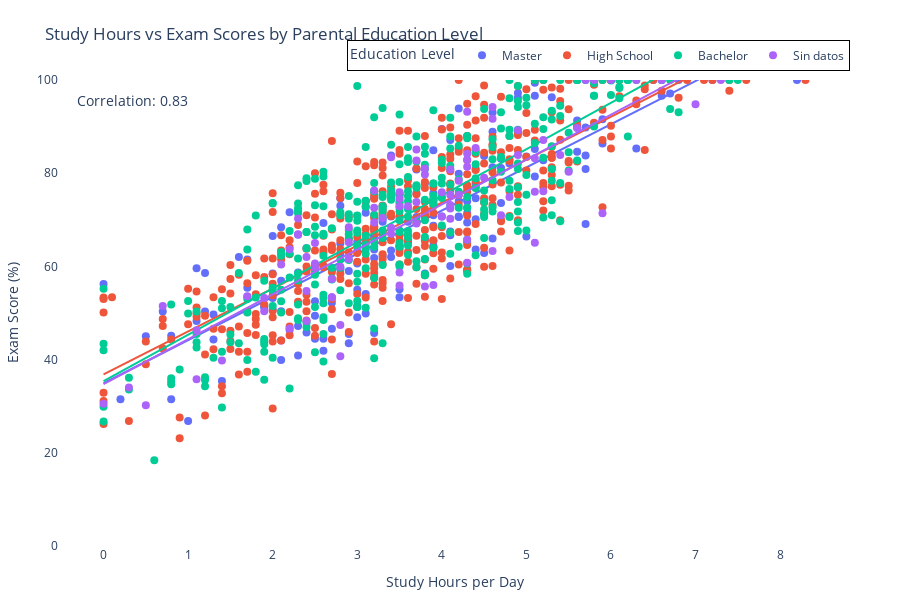

The notebook cell this image was saved under:
### Code cell
# Create an interactive scatter plot
# Create the scatter plot
fig = px.scatter( df,

                 x='study_hours_per_day',
                 y='exam_score',
                 color='parental_education_level',
                 hover_data=['student_id', 'age', 'gender', 'mental_health_rating'],
                 title='Study Hours vs Exam Scores by Parental Education Level',
                 labels={
                     'study_hours_per_day': 'Study Hours per Day',
                     'exam_score': 'Exam Score (%)',
                     'parental_education_level': 'Parental Education'
                 },
                 height=600,
                 width=900,
                 trendline="ols"
                )
 
# Calculate correlation
correlation = df['study_hours_per_day'].corr(df['exam_score'])
correlation_text = f'Correlation: {correlation:.2f}'
 
# Update layout for better visibility
fig.update_layout(
    plot_bgcolor='white',
    legend=dict(
        bgcolor='rgba(255,255,255,0.8)',
        bordercolor='black',
        borderwidth=1,
        title=dict(text="Education Level"),
        orientation="h",
        yanchor="bottom",
        y=1.02,
        xanchor="right",
        x=1
    ),
    annotations=[
        dict(
            x=0.02,
            y=0.98,
            xref="paper",
            yref="paper",
            text=correlation_text,
            showarrow=False,
            font=dict(size=14)
        )
    ],
    font=dict(size=12),
    yaxis_range=[0, 100],
    margin=dict(l=50, r=50, t=80, b=50)
)
 
# Update hover tooltips with percentage format
fig.update_traces(
    marker=dict(size=8),
    hovertemplate="<br>".join([
        "Study Hours: %{x:.1f}",
        "Exam Score: %{y:.1f}%",
        "Education Level: %{color}",
        "<extra></extra>"
    ])
)
 
fig.show()

### Figure 1 — Plotly figure (JSON) as saved in the notebook; plotly's stock layout.template omitted (floating-point values rounded to 4 significant figures; data arrays with more than 128 entries replaced by an {"elided": "..."} marker saying what was removed)
{"data": [{"customdata": {"elided": "167x4 mixed values"}, "hovertemplate": "Study Hours: %{x:.1f}<br>Exam Score: %{y:.1f}%<br>Education Level: %{color}<br><extra></extra>", "legendgroup": "Master", "marker": {"color": "#636efa", "size": 8, "symbol": "circle"}, "mode": "markers", "name": "Master", "orientation": "v", "showlegend": true, "type": "scatter", "x": {"elided": "167 float values"}, "xaxis": "x", "y": {"elided": "167 float values"}, "yaxis": "y"}, {"hovertemplate": "Study Hours: %{x:.1f}<br>Exam Score: %{y:.1f}%<br>Education Level: %{color}<br><extra></extra>", "legendgroup": "Master", "marker": {"color": "#636efa", "size": 8, "symbol": "circle"}, "mode": "lines", "name": "Master", "showlegend": false, "type": "scatter", "x": {"elided": "167 float values"}, "xaxis": "x", "y": {"elided": "167 float values"}, "yaxis": "y"}, {"customdata": {"elided": "392x4 mixed values"}, "hovertemplate": "Study Hours: %{x:.1f}<br>Exam Score: %{y:.1f}%<br>Education Level: %{color}<br><extra></extra>", "legendgroup": "High School", "marker": {"color": "#EF553B", "size": 8, "symbol": "circle"}, "mode": "markers", "name": "High School", "orientation": "v", "showlegend": true, "type": "scatter", "x": {"elided": "392 float values"}, "xaxis": "x", "y": {"elided": "392 float values"}, "yaxis": "y"}, {"hovertemplate": "Study Hours: %{x:.1f}<br>Exam Score: %{y:.1f}%<br>Education Level: %{color}<br><extra></extra>", "legendgroup": "High School", "marker": {"color": "#EF553B", "size": 8, "symbol": "circle"}, "mode": "lines", "name": "High School", "showlegend": false, "type": "scatter", "x": {"elided": "392 float values"}, "xaxis": "x", "y": {"elided": "392 float values"}, "yaxis": "y"}, {"customdata": {"elided": "350x4 mixed values"}, "hovertemplate": "Study Hours: %{x:.1f}<br>Exam Score: %{y:.1f}%<br>Education Level: %{color}<br><extra></extra>", "legendgroup": "Bachelor", "marker": {"color": "#00cc96", "size": 8, "symbol": "circle"}, "mode": "markers", "name": "Bachelor", "orientation": "v", "showlegend": true, "type": "scatter", "x": {"elided": "350 float values"}, "xaxis": "x", "y": {"elided": "350 float values"}, "yaxis": "y"}, {"hovertemplate": "Study Hours: %{x:.1f}<br>Exam Score: %{y:.1f}%<br>Education Level: %{color}<br><extra></extra>", "legendgroup": "Bachelor", "marker": {"color": "#00cc96", "size": 8, "symbol": "circle"}, "mode": "lines", "name": "Bachelor", "showlegend": false, "type": "scatter", "x": {"elided": "350 float values"}, "xaxis": "x", "y": {"elided": "350 float values"}, "yaxis": "y"}, {"customdata": {"elided": "91x4 mixed values"}, "hovertemplate": "Study Hours: %{x:.1f}<br>Exam Score: %{y:.1f}%<br>Education Level: %{color}<br><extra></extra>", "legendgroup": "Sin datos", "marker": {"color": "#ab63fa", "size": 8, "symbol": "circle"}, "mode": "markers", "name": "Sin datos", "orientation": "v", "showlegend": true, "type": "scatter", "x": [4.6, 4.0, 2.5, 2.3, 4.1, 4.3, 4.3, 2.1, 3.7, 7.0, 4.1, 2.4, 2.2, 4.2, 4.3, 2.9, 3.7, 3.7, 5.7, 5.1, 5.9, 3.8, 2.5, 4.0, 2.2, 4.1, 4.6, 7.3, 5.8, 5.1, 4.3, 3.2, 2.4, 4.8, 3.4, 2.4, 5.2, 6.6, 2.5, 5.1, 3.5, 3.4, 3.2, 5.5, 0.3, 3.5, 2.7, 2.9, 2.8, 2.8, 3.8, 2.7, 3.4, 4.6, 6.3, 3.6, 1.1, 1.4, 2.3, 1.1, 4.3, 3.2, 1.9, 3.7, 3.3, 0.7, 2.7, 4.1, 1.9, 2.8, 4.5, 0.5, 0.0, 3.9, 2.9, 5.6, 4.3, 4.9, 4.1, 3.5, 4.2, 3.5, 3.8, 4.9, 5.4, 3.5, 4.4, 1.7, 4.7, 6.0, 5.2], "xaxis": "x", "y": [63.3, 70.7, 59.7, 66.9, 70.2, 93.2, 60.8, 60.4, 82.7, 94.8, 80.8, 62.0, 46.7, 75.4, 81.4, 65.2, 69.2, 85.1, 100.0, 65.1, 71.4, 79.7, 60.6, 75.9, 63.7, 75.4, 94.2, 100.0, 100.0, 76.0, 65.7, 72.6, 48.3, 74.9, 68.3, 54.7, 87.1, 100.0, 65.0, 83.2, 55.9, 67.0, 69.4, 80.3, 34.0, 72.9, 57.3, 61.6, 40.7, 47.4, 81.0, 53.4, 83.4, 91.7, 100.0, 72.9, 35.8, 39.8, 70.3, 46.3, 84.2, 76.3, 50.4, 73.8, 70.4, 51.5, 53.4, 72.4, 53.2, 59.9, 79.0, 30.2, 30.5, 56.0, 68.4, 89.7, 82.9, 83.9, 73.2, 58.7, 78.4, 75.9, 55.7, 89.2, 83.9, 74.5, 85.4, 53.6, 71.0, 100.0, 76.1], "yaxis": "y"}, {"hovertemplate": "Study Hours: %{x:.1f}<br>Exam Score: %{y:.1f}%<br>Education Level: %{color}<br><extra></extra>", "legendgroup": "Sin datos", "marker": {"color": "#ab63fa", "size": 8, "symbol": "circle"}, "mode": "lines", "name": "Sin datos", "showlegend": false, "type": "scatter", "x": [0.0, 0.3, 0.5, 0.7, 1.1, 1.1, 1.4, 1.7, 1.9, 1.9, 2.1, 2.2, 2.2, 2.3, 2.3, 2.4, 2.4, 2.4, 2.5, 2.5, 2.5, 2.7, 2.7, 2.7, 2.8, 2.8, 2.8, 2.9, 2.9, 2.9, 3.2, 3.2, 3.2, 3.3, 3.4, 3.4, 3.4, 3.5, 3.5, 3.5, 3.5, 3.5, 3.6, 3.7, 3.7, 3.7, 3.7, 3.8, 3.8, 3.8, 3.9, 4.0, 4.0, 4.1, 4.1, 4.1, 4.1, 4.1, 4.2, 4.2, 4.3, 4.3, 4.3, 4.3, 4.3, 4.3, 4.4, 4.5, 4.6, 4.6, 4.6, 4.7, 4.8, 4.9, 4.9, 5.1, 5.1, 5.1, 5.2, 5.2, 5.4, 5.5, 5.6, 5.7, 5.8, 5.9, 6.0, 6.3, 6.6, 7.0, 7.3], "xaxis": "x", "y": [34.72, 37.61, 39.54, 41.47, 45.32, 45.32, 48.21, 51.1, 53.03, 53.03, 54.96, 55.92, 55.92, 56.89, 56.89, 57.85, 57.85, 57.85, 58.82, 58.82, 58.82, 60.74, 60.74, 60.74, 61.71, 61.71, 61.71, 62.67, 62.67, 62.67, 65.56, 65.56, 65.56, 66.53, 67.49, 67.49, 67.49, 68.46, 68.46, 68.46, 68.46, 68.46, 69.42, 70.38, 70.38, 70.38, 70.38, 71.35, 71.35, 71.35, 72.31, 73.28, 73.28, 74.24, 74.24, 74.24, 74.24, 74.24, 75.2, 75.2, 76.17, 76.17, 76.17, 76.17, 76.17, 76.17, 77.13, 78.1, 79.06, 79.06, 79.06, 80.02, 80.99, 81.95, 81.95, 83.88, 83.88, 83.88, 84.84, 84.84, 86.77, 87.73, 88.7, 89.66, 90.63, 91.59, 92.55, 95.45, 98.34, 102.2, 105.1], "yaxis": "y"}], "layout": {"annotations": [{"font": {"size": 14}, "showarrow": false, "text": "Correlation: 0.83", "x": 0.02, "xref": "paper", "y": 0.98, "yref": "paper"}], "font": {"size": 12}, "height": 600, "legend": {"bgcolor": "rgba(255,255,255,0.8)", "bordercolor": "black", "borderwidth": 1, "orientation": "h", "title": {"text": "Education Level"}, "tracegroupgap": 0, "x": 1, "xanchor": "right", "y": 1.02, "yanchor": "bottom"}, "margin": {"b": 50, "l": 50, "r": 50, "t": 80}, "plot_bgcolor": "white", "title": {"text": "Study Hours vs Exam Scores by Parental Education Level"}, "width": 900, "xaxis": {"anchor": "y", "domain": [0, 1], "title": {"text": "Study Hours per Day"}}, "yaxis": {"anchor": "x", "domain": [0, 1], "range": [0, 100], "title": {"text": "Exam Score (%)"}}}}
